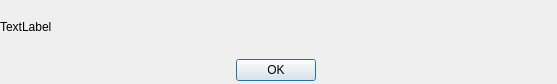
<?xml version="1.0" encoding="UTF-8"?>
<ui version="4.0">
 <class>uiUpdate</class>
 <widget class="QDialog" name="uiUpdate">
  <property name="geometry">
   <rect>
    <x>0</x>
    <y>0</y>
    <width>557</width>
    <height>84</height>
   </rect>
  </property>
  <property name="windowTitle">
   <string>Aktualizacja</string>
  </property>
  <property name="windowIcon">
   <iconset>
    <normaloff>:/3rdparty/images/r2_32.png</normaloff>:/3rdparty/images/r2_32.png</iconset>
  </property>
  <widget class="QWidget" name="verticalLayoutWidget">
   <property name="geometry">
    <rect>
     <x>0</x>
     <y>0</y>
     <width>551</width>
     <height>81</height>
    </rect>
   </property>
   <layout class="QVBoxLayout" name="verticalLayout">
    <item>
     <widget class="QLabel" name="label">
      <property name="text">
       <string>TextLabel</string>
      </property>
      <property name="openExternalLinks">
       <bool>true</bool>
      </property>
     </widget>
    </item>
    <item>
     <widget class="QDialogButtonBox" name="buttonBox">
      <property name="standardButtons">
       <set>QDialogButtonBox::Ok</set>
      </property>
      <property name="centerButtons">
       <bool>true</bool>
      </property>
     </widget>
    </item>
   </layout>
  </widget>
 </widget>
 <resources/>
 <connections/>
</ui>
